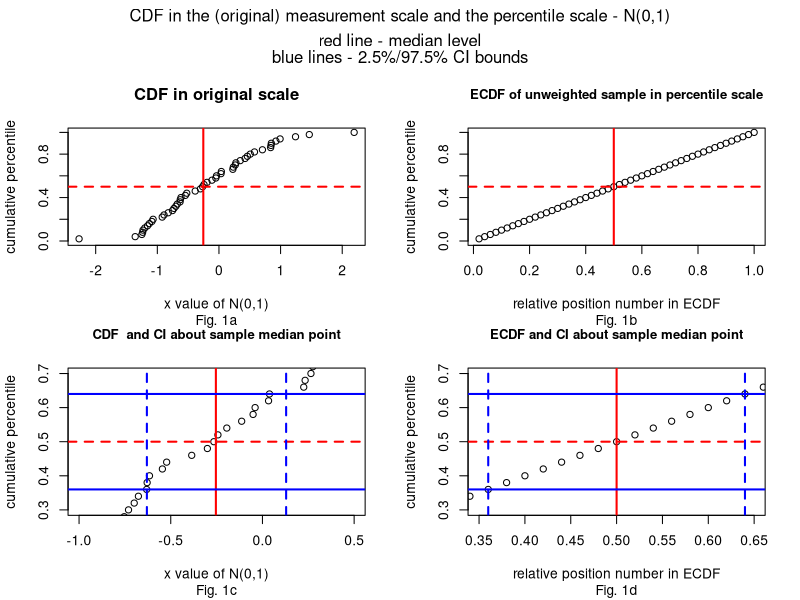
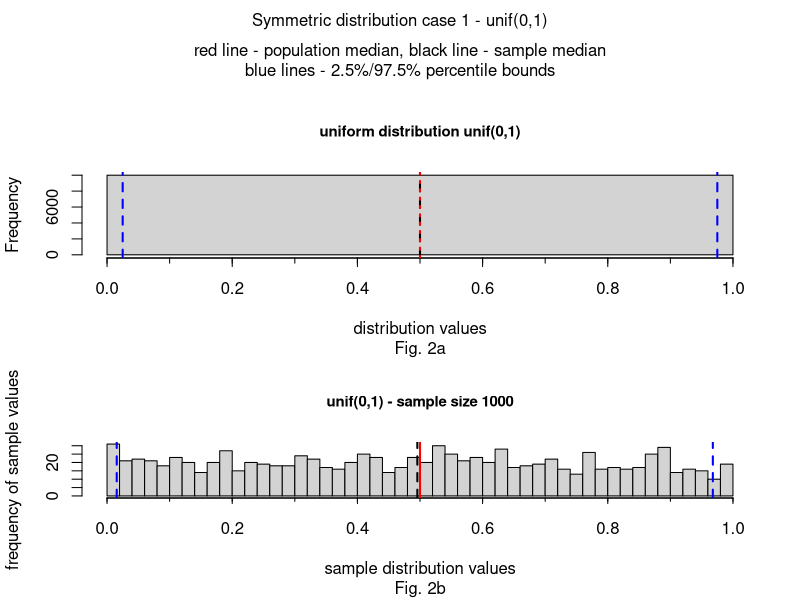
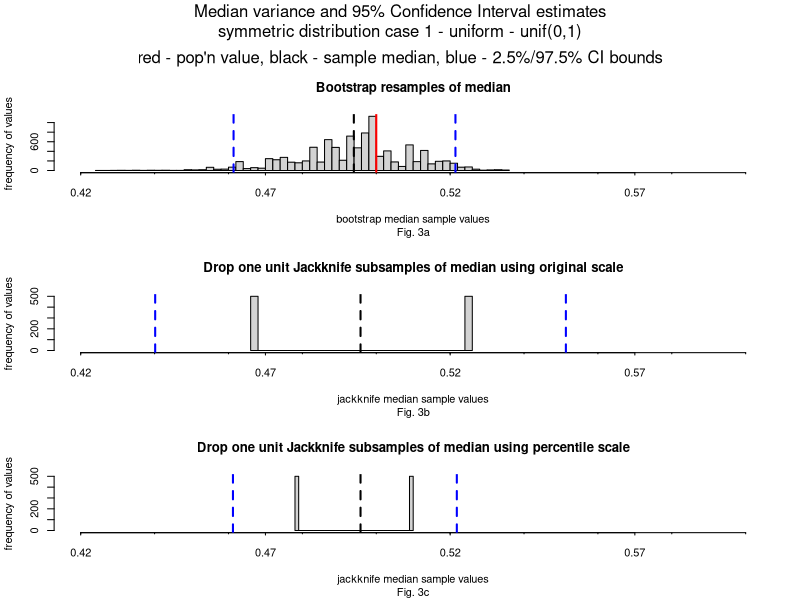
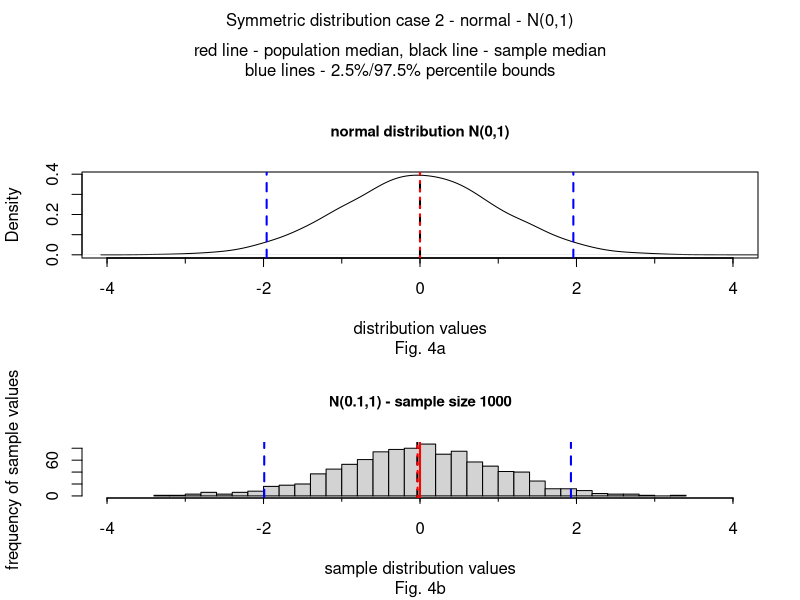
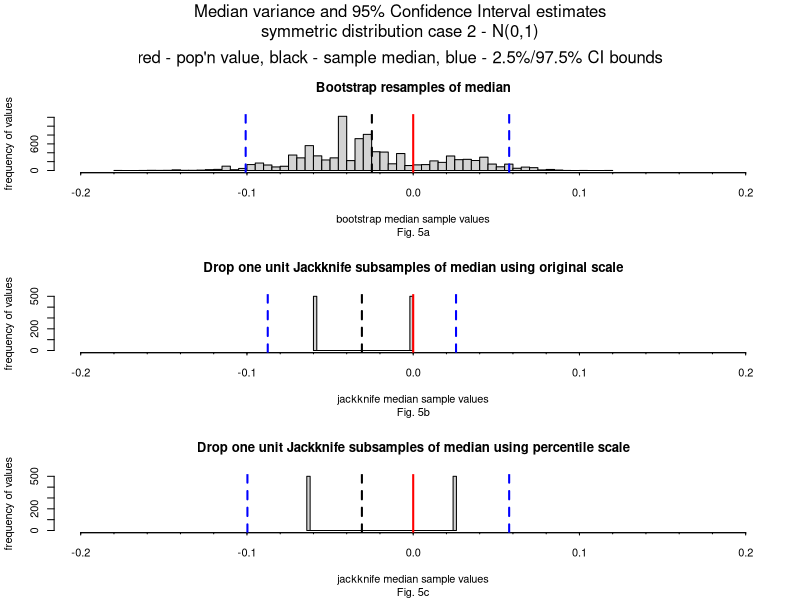
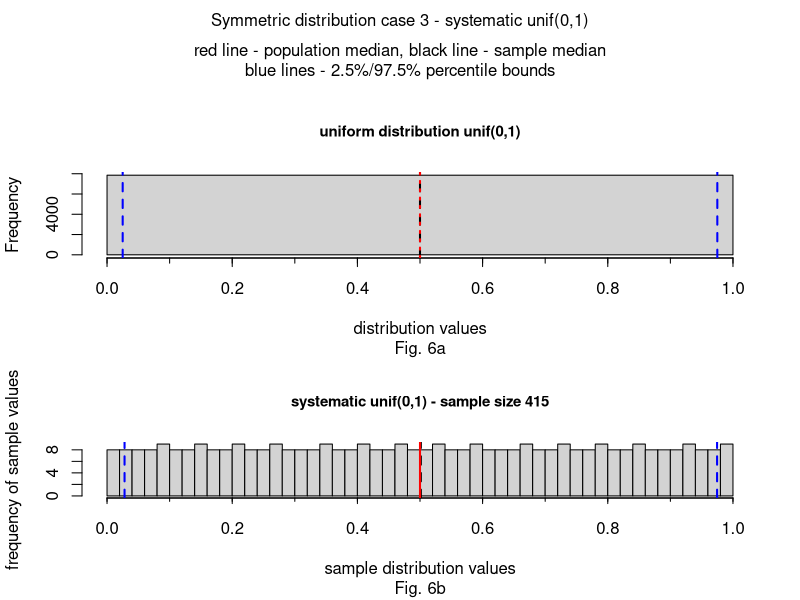
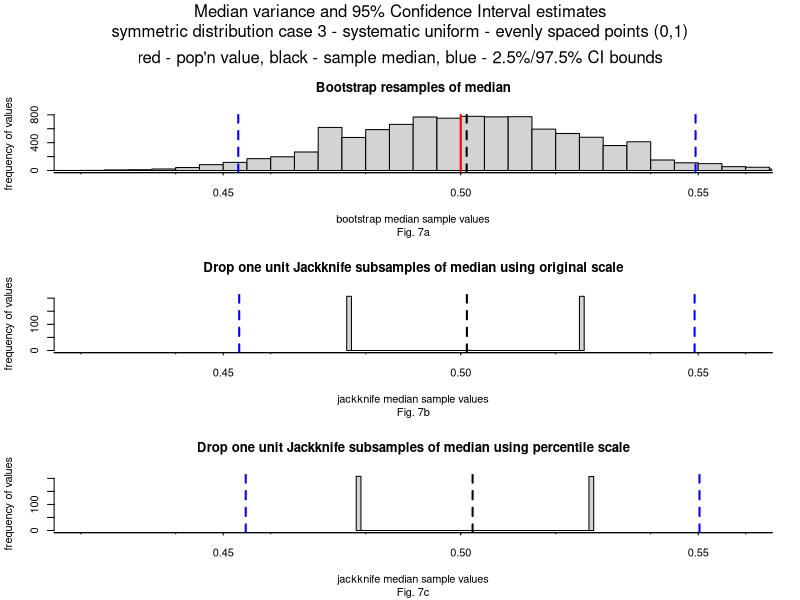
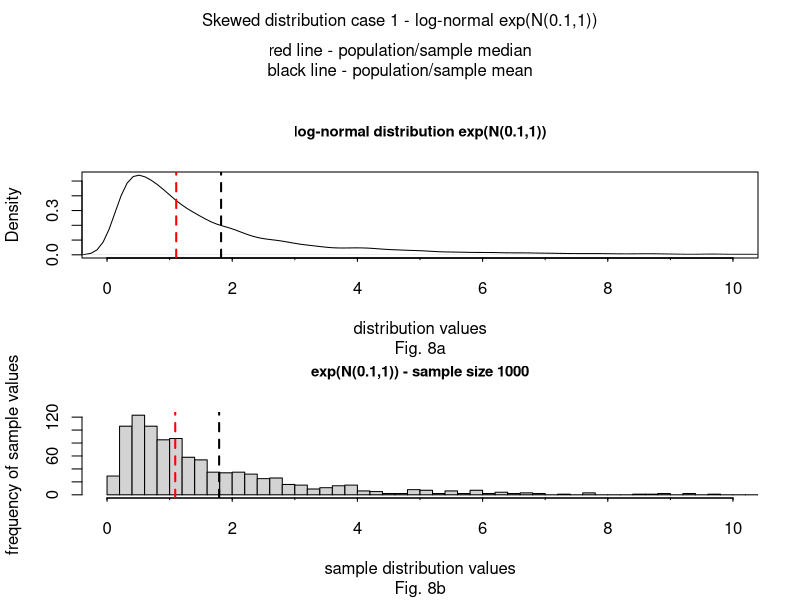

R code for these plots, in order:
## ---- chunk 1

set.seed(2618)
samp <- rnorm(50,0,1)
Fn <- ecdf(samp)
yval <- Fn(samp)

setdata <- as.data.frame(cbind(samp,yval))
setdata <- setdata[order(setdata[,"yval"]),]
#length(setdata)
setdata[,3] <- as.vector(c(1:50)/50)
#head(setdata)

colnames(setdata) <- c("orig scale","cdf value","percentscale")

library(boot)
stat <- function(x, i) {median(x[i])}
boot.out <- boot(data = setdata[,1],
                 statistic = stat,
                 R = 10000)
# boot.ci(boot.out)
# print("mean of bootstrap samples")
# mean(boot.out$t)
# median(boot.out$t)
# print("standard error of bootstrap samples")
# sd(boot.out$t)
outboot <- quantile(boot.out$t,probs=c(.025,.15865,.5,.6827,.975))


n <- length(samp)
theta <- median(samp)
jkinv <- sapply(1 : n,
             function(i) {Fn <- ecdf(samp[-i]);
                             Fn(theta)}
)

thetaBarinv <- mean(jkinv)
jkexpinv <- (jkinv-thetaBarinv)*sqrt(n)+thetaBarinv
jkexpandinv <- quantile(samp,jkexpinv) 
#head(jkexpandinv)
biasEstinv <- (n - 1) * (thetaBarinv - theta)
seEstinv <- sqrt((n - 1) * mean((jkinv - thetaBarinv)^2))


par(mfrow=c(2,2))
par(fig=c(0,0.5,0.45,0.9))

plot(y=yval,x=samp,ylim=c(0,1),main="CDF in original scale",xlab="x value of N(0,1)",ylab="cumulative percentile",sub="Fig. 1a")
abline(h=0.5,col="red",lwd=2,lty=2)
abline(v=median(samp),col="red",lwd=2,lty=1)


par(fig=c(0.5,1,0.45,0.9), new=TRUE)
plot(y=setdata[,"cdf value"],x=setdata[,"percentscale"],ylim=c(0,1),main="ECDF of unweighted sample in percentile scale",xlab="relative position number in ECDF",ylab="cumulative percentile",cex.main=0.95,sub="Fig. 1b")
abline(h=0.5,col="red",lwd=2,lty=2)
abline(v=0.5,col="red",lwd=2,lty=1)


par(fig=c(0,0.5,0,0.5), new=TRUE)

plot(y=yval,x=samp,xlim=c(-1,.5),ylim=c(.3,.7),main="CDF  and CI about sample median point",xlab="x value of N(0,1)",ylab="cumulative percentile",cex.main=0.95,sub="Fig. 1c")
abline(h=0.5,col="red",lwd=2,lty=2)
abline(v=median(samp),col="red",lwd=2,lty=1)
abline(v=outboot[1],col="blue",lwd=2,lty=2)
abline(v=outboot[5],col="blue",lwd=2,lty=2)
Fn <- ecdf(samp)
abline(h=Fn(outboot[1]),col="blue",lwd=2,lty=1)
abline(h=Fn(outboot[5]),col="blue",lwd=2,lty=1)

par(fig=c(0.5,1,0,0.5), new=TRUE)
plot(y=setdata[,"cdf value"],x=setdata[,"percentscale"],xlim=c(.35,.65),ylim=c(.3,.7),main="ECDF and CI about sample median point",xlab="relative position number in ECDF",ylab="cumulative percentile",cex.main=0.95,sub="Fig. 1d")
abline(h=0.5,col="red",lwd=2,lty=2)
abline(v=0.5,col="red",lwd=2,lty=1)
abline(v=0.5-1.96*seEstinv,col="blue",lwd=2,lty=2)
abline(v=0.5+1.96*seEstinv,col="blue",lwd=2,lty=2)
abline(h=0.5-1.96*seEstinv,col="blue",lwd=2,lty=1)
abline(h=0.5+1.96*seEstinv,col="blue",lwd=2,lty=1)


mtext("CDF in the (original) measurement scale and the percentile scale - N(0,1)", side=3, outer=TRUE, line=-1.5)
mtext("red line - median level", side=3, outer=TRUE, line=-3)
mtext("blue lines - 2.5%/97.5% CI bounds", side=3, outer=TRUE, line=-4)

## ---- chunk 2

setwd("d:/courses/research/variance")

# small sample size 1000 
set.seed(971)
symm <- runif(1000,0,1)

library(boot)
stat <- function(x, i) {median(x[i])}
boot.out <- boot(data = symm,
                 statistic = stat,
                 R = 10000)
boot.ci(boot.out)
print("mean of bootstrap samples")
mean(boot.out$t)
print("standard error of bootstrap samples")
sd(boot.out$t)
outboot <- quantile(boot.out$t,probs=c(.025,.15865,.5,.6827,.975))




par(mfrow=c(2,1))
par(fig=c(0,1,0.4,0.85))

#large sample size
set.seed(92513)
symmdist <- runif(10000,0,1)
hist(symmdist,breaks=1,xlim=c(0,1),main="uniform distribution unif(0,1)",xaxt="n",sub="Fig. 2a",xlab="distribution values",cex.main=0.9)
axis(1, at=seq(0,1,.1), label=F, tick=T, tck=-.06)
axis(1, at=seq(0,1,.2), tck=-.1)

abline(v=0.5,col="black",lwd=2,lty=2)
abline(v=0.5,col="red",lwd=2,lty=3)
abline(v=0.025,col="blue",lwd=2,lty=2)
abline(v=0.975,col="blue",lwd=2,lty=2)

par(fig=c(0,1,0,0.4), new=TRUE)

hist(symm,breaks=40,xlim=c(0,1),main="unif(0,1) - sample size 1000",xaxt="n",sub="Fig. 2b",xlab="sample distribution values",ylab="frequency of sample values",cex.main=0.9)
meannormsamp <- mean(symm)
mednormsamp <- median(symm)
axis(1, at=seq(0,1,.1), label=F, tick=T, tck=-.06)
axis(1, at=seq(0,1,.2), tck=-.1)
abline(v=mednormsamp,col="black",lwd=2,lty=2)
abline(v=0.5,col="red",lwd=2,lty=1)
abline(v=quantile(symm,probs=c(.025)),col="blue",lwd=2,lty=2)
abline(v=quantile(symm,probs=c(.975)),col="blue",lwd=2,lty=2)

mtext("Symmetric distribution case 1 - unif(0,1)", side=3, outer=TRUE, line=-1.5)
mtext("red line - population median, black line - sample median", side=3, outer=TRUE, line=-3)
mtext("blue lines - 2.5%/97.5% percentile bounds", side=3, outer=TRUE, line=-4)




# jackknife calculations in original scale of observations


n <- length(symm)
theta <- median(symm)
jk <- sapply(1 : n,
             function(i) median(symm[-i])
)
thetaBar <- mean(jk)
jkexpand <- (jk-thetaBar)*sqrt(n)+thetaBar
biasEst <- (n - 1) * (thetaBar - theta)
seEst <- sqrt((n - 1) * mean((jk - thetaBar)^2))
print("jackknife median estimate using calculations in original scale")
thetaBar
print("jackknife median CI lower bound using calculations in original scale")
thetaBar-1.96*seEst
print("jackknife median CI upper bound using calculations in original scale")
thetaBar+1.96*seEst



# jackknife calculations in percentile scale and then backtransforming results to observed scale 


n <- length(symm)
theta <- median(symm)
jkinv <- sapply(1 : n,
             function(i) {Fn <- ecdf(symm[-i]);
                             Fn(theta)}
)
#jkinv

thetaBarinv <- mean(jkinv)
jkexpinv <- (jkinv-thetaBarinv)*sqrt(n)+thetaBarinv
jkexpandinv <- quantile(symm,jkexpinv) 
#head(jkexpandinv)
biasEstinv <- (n - 1) * (thetaBarinv - theta)
seEstinv <- sqrt((n - 1) * mean((jkinv - thetaBarinv)^2))

print("")
print("jackknife median estimate using calculations in percentile scale")
print("and then backtransformed to original scale")
quantile(symm,thetaBarinv)
print("jackknife median estimate lower bound using calculations in ")
print("percentile scale and then backtransformed to original scale")
quantile(symm,thetaBarinv-1.96*seEstinv)
print("jackknife median estimate upper bound using calculations in ")
print("percentile scale and then backtransformed to original scale")
quantile(symm,thetaBarinv+1.96*seEstinv)


par(mfrow=c(3,1))
par(fig=c(0,1,0.6,0.9))

hist(boot.out$t,breaks=60,xlim=c(.42,.6),main="Bootstrap resamples of median",xaxt="n",sub="Fig. 3a",xlab="bootstrap median sample values",ylab="frequency of values",)
medianest <- mean(boot.out$t)
axis(1, at=seq(.42,.6,.02), label=F, tick=T, tck=-.02)
axis(1, at=seq(.42,.6,.05), tck=-.04)
abline(v=medianest,col="black",lwd=2,lty=2)
abline(v=0.5,col="red",lwd=2,lty=1)
abline(v=outboot[1],col="blue",lwd=2,lty=2)
abline(v=outboot[5],col="blue",lwd=2,lty=2)


par(fig=c(0,1,0.3,0.6), new=TRUE)
hist(jkexpand,breaks=40,xlim=c(.42,.6),main="Drop one unit Jackknife subsamples of median using original scale",xaxt="n",sub="Fig. 3b",xlab="jackknife median sample values",ylab="frequency of values",)
 
axis(1, at=seq(.42,.6,.02), label=F, tick=T, tck=-.02)
axis(1, at=seq(.42,.6,.05), tck=-.04)
abline(v=thetaBar,col="black",lwd=2,lty=2)
abline(v=0,col="red",lwd=2,lty=1)
abline(v=thetaBar-1.96*seEst,col="blue",lwd=2,lty=2)
abline(v=thetaBar+1.96*seEst,col="blue",lwd=2,lty=2)



par(fig=c(0,1,0,0.3), new=TRUE)
hist(jkexpandinv,breaks=40,xlim=c(.42,.6),main="Drop one unit Jackknife subsamples of median using percentile scale",xaxt="n",sub="Fig. 3c",xlab="jackknife median sample values",ylab="frequency of values",)
 
axis(1, at=seq(.42,.6,.02), label=F, tick=T, tck=-.02)
axis(1, at=seq(.42,.6,.05), tck=-.04)
abline(v=quantile(symm,thetaBarinv),col="black",lwd=2,lty=2)
abline(v=0,col="red",lwd=2,lty=1)
abline(v=quantile(symm,thetaBarinv-1.96*seEstinv),col="blue",lwd=2,lty=2)
abline(v=quantile(symm,thetaBarinv+1.96*seEstinv),col="blue",lwd=2,lty=2)

mtext("Median variance and 95% Confidence Interval estimates", side=3, outer=TRUE, line=-1.5)
mtext("symmetric distribution case 1 - uniform - unif(0,1)", side=3, outer=TRUE, line=-3)
mtext("red - pop'n value, black - sample median, blue - 2.5%/97.5% CI bounds", side=3, outer=TRUE, line=-5)

## ---- chunk 3
setwd("d:/courses/research/variance")

par(mfrow=c(2,1))
par(fig=c(0,1,0.4,0.85))

#large sample size
set.seed(92513)
symm <- rnorm(10000,0,1)
plot(density(symm,bw=.2),xlim=c(-4,4),main="normal distribution N(0,1)",xaxt="n",sub="Fig. 4a",xlab="distribution values",cex.main=0.9)
axis(1, at=seq(-4,4), label=F, tick=T, tck=-.06)
axis(1, at=seq(-4,4,2), tck=-.1)

abline(v=0,col="black",lwd=2,lty=2)
abline(v=0,col="red",lwd=2,lty=3)
abline(v=0-1.96*1,col="blue",lwd=2,lty=2)
abline(v=0+1.96*1,col="blue",lwd=2,lty=2)

# small sample size 1000 
set.seed(971)
symm <- rnorm(1000,0,1)
par(fig=c(0,1,0,0.4), new=TRUE)

hist(symm,breaks=40,xlim=c(-4,4),main="N(0.1,1) - sample size 1000",xaxt="n",sub="Fig. 4b",xlab="sample distribution values",ylab="frequency of sample values",cex.main=0.9)
meannormsamp <- mean(symm)
mednormsamp <- median(symm)
axis(1, at=seq(-4,4), label=F, tick=T, tck=-.06)
axis(1, at=seq(-4,4,2), tck=-.1)
abline(v=meannormsamp,col="black",lwd=2,lty=2)
abline(v=mednormsamp,col="red",lwd=2,lty=3)
abline(v=0,col="red",lwd=2,lty=1)
abline(v=mednormsamp-1.96*1,col="blue",lwd=2,lty=2)
abline(v=mednormsamp+1.96*1,col="blue",lwd=2,lty=2)

mtext("Symmetric distribution case 2 - normal - N(0,1)", side=3, outer=TRUE, line=-1.5)
mtext("red line - population median, black line - sample median", side=3, outer=TRUE, line=-3)
mtext("blue lines - 2.5%/97.5% percentile bounds", side=3, outer=TRUE, line=-4)

## ---- chunk 4

library(boot)
stat <- function(x, i) {median(x[i])}
boot.out <- boot(data = symm,
                 statistic = stat,
                 R = 10000)
boot.ci(boot.out)
 mean(boot.out$t)
 sd(boot.out$t)
outboot <- quantile(boot.out$t,probs=c(.025,.15865,.5,.6827,.975))
#outboot

par(mfrow=c(3,1))
par(fig=c(0,1,0.6,0.9))

hist(boot.out$t,breaks=60,xlim=c(-.2,.2),main="Bootstrap resamples of median",xaxt="n",sub="Fig. 5a",xlab="bootstrap median sample values",ylab="frequency of values",)
medianest <- mean(boot.out$t)
axis(1, at=seq(-.2,.2,.02), label=F, tick=T, tck=-.02)
axis(1, at=seq(-.2,.2,.1), tck=-.04)
abline(v=medianest,col="black",lwd=2,lty=2)
abline(v=0,col="red",lwd=2,lty=1)
abline(v=outboot[1],col="blue",lwd=2,lty=2)
abline(v=outboot[5],col="blue",lwd=2,lty=2)

n <- length(symm)
theta <- median(symm)
jk <- sapply(1 : n,
             function(i) median(symm[-i])
)
thetaBar <- mean(jk)
jkexpand <- (jk-thetaBar)*sqrt(n)+thetaBar
biasEst <- (n - 1) * (thetaBar - theta)
seEst <- sqrt((n - 1) * mean((jk - thetaBar)^2))
print("jackknife estimate based on original scale")
thetaBar
thetaBar-1.96*seEst
thetaBar+1.96*seEst

par(fig=c(0,1,0.3,0.6), new=TRUE)
hist(jkexpand,breaks=40,xlim=c(-.2,.2),main="Drop one unit Jackknife subsamples of median using original scale",xaxt="n",sub="Fig. 5b",xlab="jackknife median sample values",ylab="frequency of values",)
 
axis(1, at=seq(-.2,.2,.02), label=F, tick=T, tck=-.02)
axis(1, at=seq(-.2,.2,.1), tck=-.04)
abline(v=thetaBar,col="black",lwd=2,lty=2)
abline(v=0,col="red",lwd=2,lty=1)
abline(v=thetaBar-1.96*seEst,col="blue",lwd=2,lty=2)
abline(v=thetaBar+1.96*seEst,col="blue",lwd=2,lty=2)


n <- length(symm)
theta <- median(symm)
jkinv <- sapply(1 : n,
             function(i) {Fn <- ecdf(symm[-i]);
                             Fn(theta)}
)
#head(jkinv)

thetaBar <- mean(jkinv)
#thetaBar
jkexpinv <- (jkinv-thetaBar)*sqrt(n)+thetaBar
jkexpand <- quantile(symm,jkexpinv) 
#head(jkexpand)
biasEst <- (n - 1) * (thetaBar - theta)
seEst <- sqrt((n - 1) * mean((jkinv - thetaBar)^2))
print("jackknife estimates based on percentile scale")
quantile(symm,thetaBar)
quantile(symm,thetaBar-1.96*seEst)
quantile(symm,thetaBar+1.96*seEst)

par(fig=c(0,1,0,0.3), new=TRUE)
hist(jkexpand,breaks=40,xlim=c(-.2,.2),main="Drop one unit Jackknife subsamples of median using percentile scale",xaxt="n",sub="Fig. 5c",xlab="jackknife median sample values",ylab="frequency of values",)
 
axis(1, at=seq(-.2,.2,.02), label=F, tick=T, tck=-.02)
axis(1, at=seq(-.2,.2,.1), tck=-.04)
abline(v=quantile(symm,thetaBar),col="black",lwd=2,lty=2)
abline(v=0,col="red",lwd=2,lty=1)
abline(v=quantile(symm,thetaBar-1.96*seEst),col="blue",lwd=2,lty=2)
abline(v=quantile(symm,thetaBar+1.96*seEst),col="blue",lwd=2,lty=2)

mtext("Median variance and 95% Confidence Interval estimates", side=3, outer=TRUE, line=-1.5)
mtext("symmetric distribution case 2 - N(0,1)", side=3, outer=TRUE, line=-3)
mtext("red - pop'n value, black - sample median, blue - 2.5%/97.5% CI bounds", side=3, outer=TRUE, line=-5)

## ---- chunk 5

setwd("d:/courses/research/variance")

# small sample size random between 300-1000
set.seed(6971)
symmstart <- runif(1,0.001,.0033333)
symmskip <- runif(1,0.001,.0033333)
symm <- seq(symmstart,1,symmskip)
#symm

library(boot)
stat <- function(x, i) {median(x[i])}
boot.out <- boot(data = symm,
                 statistic = stat,
                 R = 10000)
boot.ci(boot.out)
print("mean of bootstrap samples")
mean(boot.out$t)
print("standard error of bootstrap samples")
sd(boot.out$t)
outboot <- quantile(boot.out$t,probs=c(.025,.15865,.5,.6827,.975))




par(mfrow=c(2,1))
par(fig=c(0,1,0.4,0.85))

#large sample size using sample size between 6000-20000
set.seed(513)
symmdiststart <- runif(1,0.001,.0033333)/20
symmdistskip <- runif(1,0.001,.0033333)/20
symmdist <- seq(symmdiststart,1,symmdistskip)
hist(symmdist,breaks=1,xlim=c(0,1),main="uniform distribution unif(0,1)",xaxt="n",sub="Fig. 6a",xlab="distribution values",cex.main=0.9)
axis(1, at=seq(0,1,.1), label=F, tick=T, tck=-.06)
axis(1, at=seq(0,1,.2), tck=-.1)

abline(v=0.5,col="black",lwd=2,lty=2)
abline(v=0.5,col="red",lwd=2,lty=3)
abline(v=0.025,col="blue",lwd=2,lty=2)
abline(v=0.975,col="blue",lwd=2,lty=2)

par(fig=c(0,1,0,0.4), new=TRUE)

hist(symm,breaks=60,xlim=c(0,1),main="systematic unif(0,1) - sample size 415",xaxt="n",sub="Fig. 6b",xlab="sample distribution values",ylab="frequency of sample values",cex.main=0.9)
meannormsamp <- mean(symm)
mednormsamp <- median(symm)
axis(1, at=seq(0,1,.1), label=F, tick=T, tck=-.06)
axis(1, at=seq(0,1,.2), tck=-.1)
abline(v=mednormsamp,col="black",lwd=2,lty=2)
abline(v=0.5,col="red",lwd=2,lty=1)
abline(v=quantile(symm,probs=c(.025)),col="blue",lwd=2,lty=2)
abline(v=quantile(symm,probs=c(.975)),col="blue",lwd=2,lty=2)

mtext("Symmetric distribution case 3 - systematic unif(0,1)", side=3, outer=TRUE, line=-1.5)
mtext("red line - population median, black line - sample median", side=3, outer=TRUE, line=-3)
mtext("blue lines - 2.5%/97.5% percentile bounds", side=3, outer=TRUE, line=-4)




# jackknife calculations in original scale of observations


n <- length(symm)
theta <- median(symm)
jk <- sapply(1 : n,
             function(i) median(symm[-i])
)
thetaBar <- mean(jk)
jkexpand <- (jk-thetaBar)*sqrt(n)+thetaBar
biasEst <- (n - 1) * (thetaBar - theta)
seEst <- sqrt((n - 1) * mean((jk - thetaBar)^2))
print("jackknife median estimate using calculations in original scale")
thetaBar
print("jackknife median CI lower bound using calculations in original scale")
thetaBar-1.96*seEst
print("jackknife median CI upper bound using calculations in original scale")
thetaBar+1.96*seEst



# jackknife calculations in percentile scale and then backtransforming results to observed scale 


n <- length(symm)
theta <- median(symm)
jkinv <- sapply(1 : n,
             function(i) {Fn <- ecdf(symm[-i]);
                             Fn(theta)}
)
#head(jkinv)

thetaBarinv <- mean(jkinv)
jkexpinv <- (jkinv-thetaBarinv)*sqrt(n)+thetaBarinv
jkexpandinv <- quantile(symm,jkexpinv) 
#head(jkexpandinv)
biasEstinv <- (n - 1) * (thetaBarinv - theta)
seEstinv <- sqrt((n - 1) * mean((jkinv - thetaBarinv)^2))

print("")
print("jackknife median estimate using calculations in percentile scale ")
print("and then backtransformed to original scale")
quantile(symm,thetaBarinv)
print("jackknife median estimate lower bound using calculations in ")
print("percentile scale and then backtransformed to original scale")
quantile(symm,thetaBarinv-1.96*seEstinv)
print("jackknife median estimate upper bound using calculations in ")
print("percentile scale and then backtransformed to original scale")
quantile(symm,thetaBarinv+1.96*seEstinv)


par(mfrow=c(3,1))
par(fig=c(0,1,0.6,0.9))

hist(boot.out$t,breaks=60,xlim=c(.42,.56),main="Bootstrap resamples of median",xaxt="n",sub="Fig. 7a",xlab="bootstrap median sample values",ylab="frequency of values",)
medianest <- mean(boot.out$t)
axis(1, at=seq(.4,.6,.02), label=F, tick=T, tck=-.02)
axis(1, at=seq(.4,.6,.05), tck=-.04)
abline(v=medianest,col="black",lwd=2,lty=2)
abline(v=0.5,col="red",lwd=2,lty=1)
abline(v=outboot[1],col="blue",lwd=2,lty=2)
abline(v=outboot[5],col="blue",lwd=2,lty=2)


par(fig=c(0,1,0.3,0.6), new=TRUE)
hist(jkexpand,breaks=40,xlim=c(.42,.56),main="Drop one unit Jackknife subsamples of median using original scale",xaxt="n",sub="Fig. 7b",xlab="jackknife median sample values",ylab="frequency of values",)
 
axis(1, at=seq(.4,.6,.02), label=F, tick=T, tck=-.02)
axis(1, at=seq(.4,.6,.05), tck=-.04)
abline(v=thetaBar,col="black",lwd=2,lty=2)
abline(v=0,col="red",lwd=2,lty=1)
abline(v=thetaBar-1.96*seEst,col="blue",lwd=2,lty=2)
abline(v=thetaBar+1.96*seEst,col="blue",lwd=2,lty=2)



par(fig=c(0,1,0,0.3), new=TRUE)
hist(jkexpandinv,breaks=40,xlim=c(.42,.56),main="Drop one unit Jackknife subsamples of median using percentile scale",xaxt="n",sub="Fig. 7c",xlab="jackknife median sample values",ylab="frequency of values",)
 
axis(1, at=seq(.4,.6,.02), label=F, tick=T, tck=-.02)
axis(1, at=seq(.4,.6,.05), tck=-.04)
abline(v=quantile(symm,thetaBarinv),col="black",lwd=2,lty=2)
abline(v=0,col="red",lwd=2,lty=1)
abline(v=quantile(symm,thetaBarinv-1.96*seEst),col="blue",lwd=2,lty=2)
abline(v=quantile(symm,thetaBarinv+1.96*seEst),col="blue",lwd=2,lty=2)

mtext("Median variance and 95% Confidence Interval estimates", side=3, outer=TRUE, line=-1.5)
mtext("symmetric distribution case 3 - systematic uniform - evenly spaced points (0,1)", side=3, outer=TRUE, line=-3)
mtext("red - pop'n value, black - sample median, blue - 2.5%/97.5% CI bounds", side=3, outer=TRUE, line=-5)

## ---- chunk 6
setwd("d:/courses/research/variance")

par(mfrow=c(2,1))
par(fig=c(0,1,0.4,0.85))

#large sample size
set.seed(92513)
skewed <- exp(rnorm(10000,0.1,1))
plot(density(skewed,bw=.16),xlim=c(0,10),main="log-normal distribution exp(N(0.1,1))",xaxt="n",sub="Fig. 8a",xlab="distribution values",cex.main=0.9)
axis(1, at=seq(0,10), label=F, tick=T, tck=-.02)
axis(1, at=seq(0,10,2), tck=-.04)

abline(v=exp(0.1),col="red",lwd=2,lty=2)
abline(v=exp(0.1+1/2),col="black",lwd=2,lty=2)

# small sample size 1000 
set.seed(6971)
skewed <- exp(rnorm(1000,0.1,1))
par(fig=c(0,1,0,0.45), new=TRUE)

hist(skewed,breaks=101,xlim=c(0,10),main="exp(N(0.1,1)) - sample size 1000",xaxt="n",sub="Fig. 8b",xlab="sample distribution values",ylab="frequency of sample values",cex.main=0.9)
meanlognormsamp <- mean(sort(skewed))
medlognormsamp <- median(skewed)
axis(1, at=seq(0,10), label=F, tick=T, tck=-.02)
axis(1, at=seq(0,10,2), tck=-.04)
abline(v=meanlognormsamp,col="black",lwd=2,lty=2)
abline(v=medlognormsamp,col="red",lwd=2,lty=2)

mtext("Skewed distribution case 1 - log-normal exp(N(0.1,1))", side=3, outer=TRUE, line=-1.5)
mtext("red line - population/sample median", side=3, outer=TRUE, line=-3)
mtext("black line - population/sample mean", side=3, outer=TRUE, line=-4)

## ---- chunk 7


library(boot)
stat <- function(x, i) {median(x[i])}
boot.out <- boot(data = skewed,
                 statistic = stat,
                 R = 10000)
boot.ci(boot.out)
mean(boot.out$t)
sd(boot.out$t)
outboot <- quantile(boot.out$t,probs=c(.025,.15865,.5,.6827,.975))
outboot

par(mfrow=c(3,1))
par(fig=c(0,1,0.6,0.9))
hist(boot.out$t,breaks=70,xlim=c(0.95,1.3),main="Bootstrap resamples of median",xaxt="n",sub="Fig. 9a",xlab="bootstrap median sample values",ylab="frequency of values",)
medianest <- mean(boot.out$t)
axis(1, at=seq(0.9,1.3,.1), label=F, tick=T, tck=-.05)
axis(1, at=seq(0.8,1.3,.1), tck=-.1)
abline(v=medianest,col="black",lwd=2,lty=2)
abline(v=exp(0.1),col="red",lwd=2,lty=1)
abline(v=outboot[1],col="blue",lwd=2,lty=2)
abline(v=outboot[5],col="blue",lwd=2,lty=2)


n <- length(skewed)
theta <- median(skewed)
jk <- sapply(1 : n,
             function(i) median(skewed[-i])
)
thetaBar <- mean(jk)
jkexpand <- (jk-thetaBar)*sqrt(n)+thetaBar
biasEst <- (n - 1) * (thetaBar - theta)
seEst <- sqrt((n - 1) * mean((jk - thetaBar)^2))
print("Jackknife estimates using original scale")
thetaBar
thetaBar-1.96*seEst
thetaBar+1.96*seEst

par(fig=c(0,1,0.3,0.6), new=TRUE)
hist(jkexpand,breaks=70,xlim=c(0.95,1.3),main="Drop one unit Jackknife subsamples of median using original scale",xaxt="n",sub="Fig. 9b",xlab="jackknife median sample values",ylab="frequency of values",)
 
axis(1, at=seq(0.9,1.3,.1), label=F, tick=T, tck=-.05)
axis(1, at=seq(0.8,1.3,.1), tck=-.1)
abline(v=thetaBar,col="black",lwd=2,lty=2)
abline(v=exp(0.1),col="red",lwd=2,lty=1)
abline(v=thetaBar-1.96*seEst,col="blue",lwd=2,lty=2)
abline(v=thetaBar+1.96*seEst,col="blue",lwd=2,lty=2)


n <- length(skewed)
theta <- median(skewed)
jkinv <- sapply(1 : n,
             function(i) {Fn <- ecdf(skewed[-i]);
                             Fn(theta)}
)
#head(jkinv)

thetaBar <- mean(jkinv)
#thetaBar
jkexpinv <- (jkinv-thetaBar)*sqrt(n)+thetaBar
jkexpand <- quantile(skewed,jkexpinv) 
#head(jkexpand)
biasEst <- (n - 1) * (thetaBar - theta)
seEst <- sqrt((n - 1) * mean((jkinv - thetaBar)^2))

print("Jackknife estimates using percentile scale and backtransformed")
quantile(skewed,thetaBar)
quantile(skewed,thetaBar-1.96*seEst)
quantile(skewed,thetaBar+1.96*seEst)

par(fig=c(0,1,0,0.3), new=TRUE)
hist(jkexpand,breaks=70,xlim=c(0.95,1.3),main="Drop one unit Jackknife subsamples of median using percentile scale",xaxt="n",sub="Fig. 9c",xlab="jackknife median sample values",ylab="frequency of values",)
 
axis(1, at=seq(0.9,1.3,.1), label=F, tick=T, tck=-.05)
axis(1, at=seq(0.8,1.3,.1), tck=-.1)
abline(v=quantile(skewed,thetaBar),col="black",lwd=2,lty=2)
abline(v=exp(0.1),col="red",lwd=2,lty=1)
abline(v=quantile(skewed,thetaBar-1.96*seEst),col="blue",lwd=2,lty=2)
abline(v=quantile(skewed,thetaBar+1.96*seEst),col="blue",lwd=2,lty=2)

mtext("Median variance and 95% Confidence Interval estimates", side=3, outer=TRUE, line=-1.5)
mtext("Skewed distribution case 1 - log-normal exp(N(0.1,1))", side=3, outer=TRUE, line=-3)
mtext("red - pop'n value, black - sample median, blue - 2.5%/97.5% CI bounds", side=3, outer=TRUE, line=-5)

## ---- chunk 8
setwd("d:/courses/research/variance")

par(mfrow=c(2,1))
par(fig=c(0,1,0.4,0.85))

#large sample size
set.seed(13)
waitdur1 <- rnorm(90000,55,5.5)
waitdur2 <- rnorm(180000,80,6)
waitdur <- c(waitdur1,waitdur2)
median_dist <- median(waitdur)
plot(density(waitdur,bw=.44),xlim=c(40,100),main="bivariate normal - 1/3*exp(N(55,5.5)+2/3*exp(N(80,6)))",xaxt="n",sub="Fig. 10a",xlab="distribution values (seconds)",cex.main=0.9)
axis(1, at=seq(40,100,5), label=F, tick=T, tck=-.02)
axis(1, at=seq(40,100,10), tck=-.04)
abline(v=median_dist,col="red",lwd=2,lty=2)
abline(v=1/3*55+2/3*80,col="black",lwd=2,lty=2)

# small sample size 1000 
set.seed(719)
waitdur1 <- rnorm(90,55,5.5)
waitdur2 <- rnorm(180,80,6)
waitdur <- c(waitdur1,waitdur2)
par(fig=c(0,1,0,0.45), new=TRUE)
hist(waitdur,breaks=61,xlim=c(40,100),main="bimodal - sample size 270",xaxt="n",sub="Fig. 10b",xlab="sample distribution values (seconds)",ylab="frequency of sample values",cex.main=0.9)
meanbimodalsamp <- mean(sort(waitdur))
medbimodalsamp <- median(waitdur)
axis(1, at=seq(40,100,5), label=F, tick=T, tck=-.02)
axis(1, at=seq(40,100,10), tck=-.04)
abline(v=meanbimodalsamp,col="black",lwd=2,lty=2)
abline(v=medbimodalsamp,col="red",lwd=2,lty=2)

mtext("Skewed distribution case 2 - weighted bivariate normal", side=3, outer=TRUE, line=-1)
mtext("approximation of old faithful geyser wait duration", side=3, outer=TRUE, line=-2)
mtext("red line - population/sample median", side=3, outer=TRUE, line=-3)
mtext("black line - population/sample mean", side=3, outer=TRUE, line=-4)

## ---- chunk 9


library(boot)
stat <- function(x, i) {median(x[i])}
boot.out <- boot(data = waitdur,
                 statistic = stat,
                 R = 40000)
boot.ci(boot.out)
mean(boot.out$t)
sd(boot.out$t)
outboot <- quantile(boot.out$t,probs=c(.025,.15865,.5,.6827,.975))
outboot

par(mfrow=c(3,1))
par(fig=c(0,1,0.6,0.9))
hist(boot.out$t,breaks=60,xlim=c(74,78),main="Bootstrap resamples of median",xaxt="n",sub="Fig. 11a",xlab="bootstrap median sample values",ylab="frequency of values",)
medianest <- mean(boot.out$t)
axis(1, at=seq(74,78,.1), label=F, tick=T, tck=-.05)
axis(1, at=seq(74,78,.5), tck=-.1)
abline(v=medianest,col="black",lwd=2,lty=2)
abline(v=median_dist,col="red",lwd=2,lty=1)
abline(v=outboot[1],col="blue",lwd=2,lty=2)
abline(v=outboot[5],col="blue",lwd=2,lty=2)


n <- length(waitdur)
theta <- median(waitdur)
jk <- sapply(1 : n,
             function(i) median(waitdur[-i])
)
thetaBar <- mean(jk)
jkexpand <- (jk-thetaBar)*sqrt(n)+thetaBar
biasEst <- (n - 1) * (thetaBar - theta)
seEst <- sqrt((n - 1) * mean((jk - thetaBar)^2))
print("Jackknife estimates using the original scale")
thetaBar
thetaBar-1.96*seEst
thetaBar+1.96*seEst

par(fig=c(0,1,0.3,0.6), new=TRUE)
hist(jkexpand,breaks=60,xlim=c(74,78),main="Drop one unit Jackknife subsamples of median using original scale",xaxt="n",sub="Fig. 11b",xlab="jackknife median sample values",ylab="frequency of values",)
 
axis(1, at=seq(74,78,.1), label=F, tick=T, tck=-.05)
axis(1, at=seq(74,78,.5), tck=-.1)
abline(v=thetaBar,col="black",lwd=2,lty=2)
abline(v=median_dist,col="red",lwd=2,lty=1)
abline(v=thetaBar-1.96*seEst,col="blue",lwd=2,lty=2)
abline(v=thetaBar+1.96*seEst,col="blue",lwd=2,lty=2)


n <- length(waitdur)
theta <- median(waitdur)
jkinv <- sapply(1 : n,
             function(i) {Fn <- ecdf(waitdur[-i]);
                             Fn(theta)}
)
#head(jkinv)

thetaBar <- mean(jkinv)
#thetaBar
jkexpinv <- (jkinv-thetaBar)*sqrt(n)+thetaBar
jkexpand <- quantile(waitdur,jkexpinv) 
#head(jkexpand)
biasEst <- (n - 1) * (thetaBar - theta)
seEst <- sqrt((n - 1) * mean((jkinv - thetaBar)^2))
print("Jackknife estimates using percentile scale and backtransformed")
quantile(waitdur,thetaBar)
quantile(waitdur,thetaBar-1.96*seEst)
quantile(waitdur,thetaBar+1.96*seEst)

par(fig=c(0,1,0,0.3), new=TRUE)
hist(jkexpand,breaks=60,xlim=c(74,78),main="Drop one unit Jackknife subsamples of median using percentile scale",xaxt="n",sub="Fig. 11c",xlab="jackknife median sample values",ylab="frequency of values",)
 
axis(1, at=seq(74,78,.1), label=F, tick=T, tck=-.05)
axis(1, at=seq(74,78,.5), tck=-.1)
abline(v=quantile(waitdur,thetaBar),col="black",lwd=2,lty=2)
abline(v=median_dist,col="red",lwd=2,lty=1)
abline(v=quantile(waitdur,thetaBar-1.96*seEst),col="blue",lwd=2,lty=2)
abline(v=quantile(waitdur,thetaBar+1.96*seEst),col="blue",lwd=2,lty=2)

mtext("Median variance and 95% Confidence Interval estimates", side=3, outer=TRUE, line=-1.5)
mtext("skewed distribution case 2 - weighted bivariate normal", side=3, outer=TRUE, line=-3)
mtext("red - pop'n value, black - sample median, blue - 2.5%/97.5% CI bounds", side=3, outer=TRUE, line=-5)
